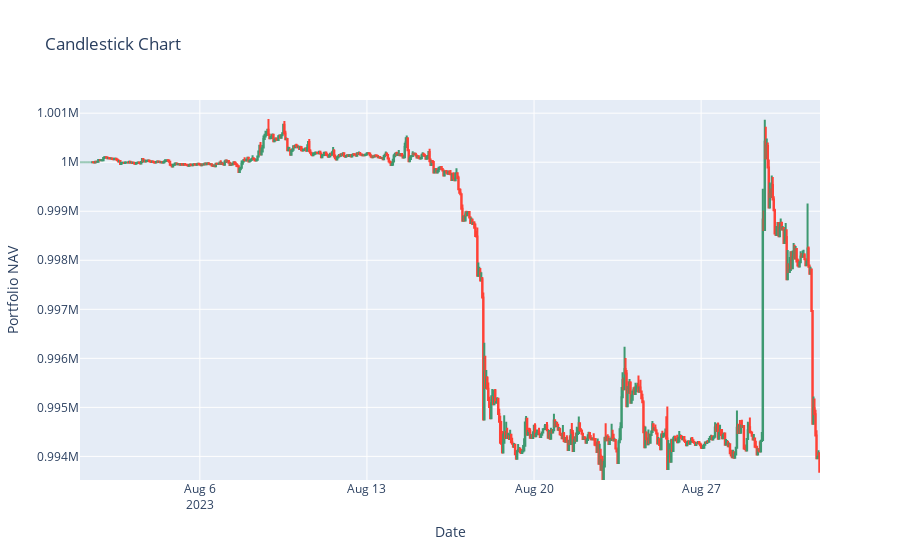

Notebook cell for this chart:
### Code cell
import pandas as pd
import plotly.graph_objects as go

# Create a Candlestick chart
fig = go.Figure(data=[go.Candlestick(x=df['date'],
                open=portfolio['nav_open'],
                high=portfolio['nav_high'],
                low=portfolio['nav_low'],
                close=portfolio['nav_close'])])

# Customize the layout
fig.update_layout(
    title='Candlestick Chart',
    yaxis_title='Portfolio NAV',
    xaxis_title='Date',
    xaxis_rangeslider_visible=False  # Hides the range slider
)

# Show the figure
fig.show()

### Figure 1 — Plotly figure (JSON) as saved in the notebook; plotly's stock layout.template omitted (floating-point values rounded to 4 significant figures; data arrays with more than 128 entries replaced by an {"elided": "..."} marker saying what was removed)
{"data": [{"close": {"elided": "744 float values"}, "high": {"elided": "744 float values"}, "low": {"elided": "744 float values"}, "open": {"elided": "744 float values"}, "type": "candlestick", "x": {"elided": "744 str values"}}], "layout": {"autosize": true, "title": {"text": "Candlestick Chart"}, "xaxis": {"autorange": true, "range": ["2023-07-31 23:30", "2023-08-31 23:30"], "rangeslider": {"visible": false, "yaxis": {}}, "title": {"text": "Date"}, "type": "date"}, "yaxis": {"autorange": true, "range": [993500.0, 1001000.0], "title": {"text": "Portfolio NAV"}}}}
